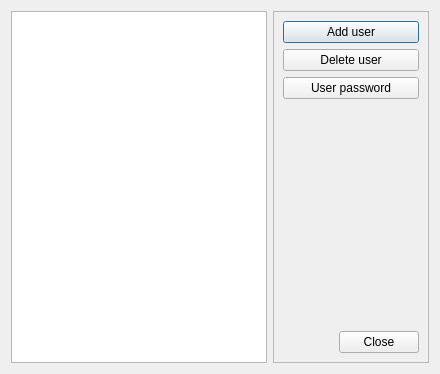
<?xml version="1.0" encoding="UTF-8"?>
<ui version="4.0">
 <class>UserManageDialog</class>
 <widget class="QDialog" name="UserManageDialog">
  <property name="geometry">
   <rect>
    <x>0</x>
    <y>0</y>
    <width>440</width>
    <height>374</height>
   </rect>
  </property>
  <property name="windowTitle">
   <string>User management</string>
  </property>
  <layout class="QHBoxLayout" name="horizontalLayout">
   <item>
    <widget class="QListWidget" name="userList"/>
   </item>
   <item>
    <widget class="QFrame" name="buttonFrame">
     <property name="frameShape">
      <enum>QFrame::StyledPanel</enum>
     </property>
     <property name="frameShadow">
      <enum>QFrame::Plain</enum>
     </property>
     <layout class="QVBoxLayout" name="verticalLayout">
      <item>
       <widget class="QPushButton" name="addUserBtn">
        <property name="text">
         <string>Add user</string>
        </property>
        <property name="icon">
         <iconset resource="resuurces/resources.qrc">
          <normaloff>:/list-add-user.png</normaloff>:/list-add-user.png</iconset>
        </property>
        <property name="iconSize">
         <size>
          <width>32</width>
          <height>32</height>
         </size>
        </property>
       </widget>
      </item>
      <item>
       <widget class="QPushButton" name="delUserBtn">
        <property name="text">
         <string>Delete user</string>
        </property>
        <property name="icon">
         <iconset resource="resuurces/resources.qrc">
          <normaloff>:/list-remove-user.png</normaloff>:/list-remove-user.png</iconset>
        </property>
        <property name="iconSize">
         <size>
          <width>32</width>
          <height>32</height>
         </size>
        </property>
       </widget>
      </item>
      <item>
       <widget class="QPushButton" name="pswrdBtn">
        <property name="text">
         <string>User password</string>
        </property>
        <property name="icon">
         <iconset resource="resuurces/resources.qrc">
          <normaloff>:/document-encrypt.png</normaloff>:/document-encrypt.png</iconset>
        </property>
        <property name="iconSize">
         <size>
          <width>32</width>
          <height>32</height>
         </size>
        </property>
       </widget>
      </item>
      <item>
       <spacer name="verticalSpacer">
        <property name="orientation">
         <enum>Qt::Vertical</enum>
        </property>
        <property name="sizeHint" stdset="0">
         <size>
          <width>20</width>
          <height>185</height>
         </size>
        </property>
       </spacer>
      </item>
      <item>
       <widget class="QDialogButtonBox" name="buttonBox">
        <property name="standardButtons">
         <set>QDialogButtonBox::Close</set>
        </property>
       </widget>
      </item>
     </layout>
    </widget>
   </item>
  </layout>
  <action name="User add">
   <property name="icon">
    <iconset resource="resuurces/resources.qrc">
     <normaloff>:/list-add-user.png</normaloff>:/list-add-user.png</iconset>
   </property>
   <property name="text">
    <string>actionUserAdd</string>
   </property>
   <property name="toolTip">
    <string>User add</string>
   </property>
  </action>
 </widget>
 <resources>
  <include location="resuurces/resources.qrc"/>
 </resources>
 <connections>
  <connection>
   <sender>buttonBox</sender>
   <signal>rejected()</signal>
   <receiver>UserManageDialog</receiver>
   <slot>reject()</slot>
   <hints>
    <hint type="sourcelabel">
     <x>325</x>
     <y>348</y>
    </hint>
    <hint type="destinationlabel">
     <x>439</x>
     <y>308</y>
    </hint>
   </hints>
  </connection>
  <connection>
   <sender>addUserBtn</sender>
   <signal>clicked()</signal>
   <receiver>UserManageDialog</receiver>
   <slot>onUserAdd()</slot>
   <hints>
    <hint type="sourcelabel">
     <x>378</x>
     <y>34</y>
    </hint>
    <hint type="destinationlabel">
     <x>443</x>
     <y>42</y>
    </hint>
   </hints>
  </connection>
  <connection>
   <sender>delUserBtn</sender>
   <signal>clicked()</signal>
   <receiver>UserManageDialog</receiver>
   <slot>onUserDel()</slot>
   <hints>
    <hint type="sourcelabel">
     <x>410</x>
     <y>82</y>
    </hint>
    <hint type="destinationlabel">
     <x>440</x>
     <y>81</y>
    </hint>
   </hints>
  </connection>
  <connection>
   <sender>pswrdBtn</sender>
   <signal>clicked()</signal>
   <receiver>UserManageDialog</receiver>
   <slot>onUserPassword()</slot>
   <hints>
    <hint type="sourcelabel">
     <x>398</x>
     <y>120</y>
    </hint>
    <hint type="destinationlabel">
     <x>437</x>
     <y>126</y>
    </hint>
   </hints>
  </connection>
  <connection>
   <sender>userList</sender>
   <signal>currentRowChanged(int)</signal>
   <receiver>UserManageDialog</receiver>
   <slot>onSelectedUserChanged(int)</slot>
   <hints>
    <hint type="sourcelabel">
     <x>216</x>
     <y>259</y>
    </hint>
    <hint type="destinationlabel">
     <x>440</x>
     <y>260</y>
    </hint>
   </hints>
  </connection>
 </connections>
 <slots>
  <slot>onUserAdd()</slot>
  <slot>onUserDel()</slot>
  <slot>onUserPassword()</slot>
  <slot>onSelectedUserChanged(int)</slot>
 </slots>
</ui>
